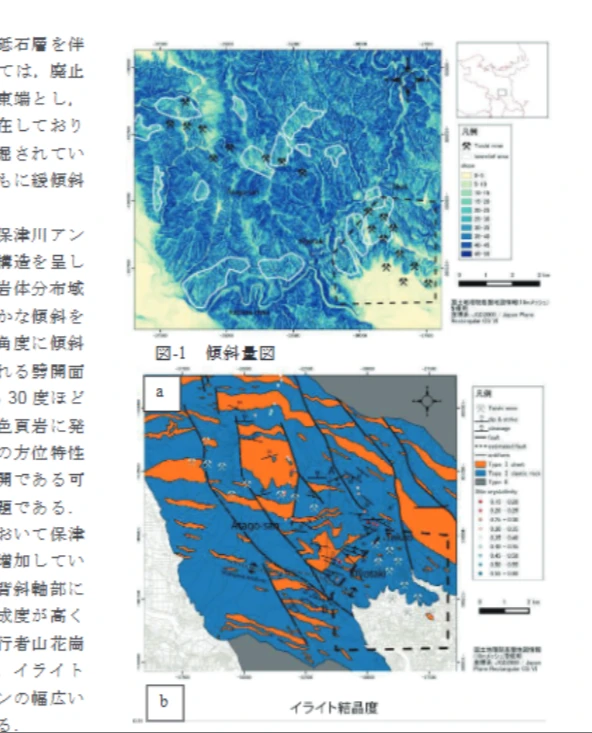
#> input picture source/paper_fig1_fig2.webp, 592 x 733 px
$ python extract.py
#> lines starting #> are read from the running program, lines starting #| are printed output that depends on the picture; after the words box and inside, x2 and y2 are one past the last pixel; in counts of white or black regions, pixels touching at a corner belong together
"""論文の図-2(a) 地質図から、地層の帯（Type 1 チャート / Type 2 砕屑岩）と砥石山の記号を抜き出す。

出力は図の画素座標（左上原点）。実座標への変換は georef.mjs が Maplat TIN で行う。
使い方: python3 tools/extract.py
"""
import json
from pathlib import Path

import cv2
import numpy as np
from PIL import Image

ROOT = Path(__file__).resolve().parent.parent
SRC = ROOT / "source" / "paper_fig1_fig2.webp"
CROP = (128, 372, 462, 668)  # 図-2(a) の範囲（元画像の画素）
SCALE = 3                    # 見やすさのため 3 倍に拡大した画像を基準座標にする
OUT = ROOT / "data" / "build"
OUT.mkdir(parents=True, exist_ok=True)

im = Image.open(SRC).convert("RGB").crop(CROP)
big = im.resize((im.width * SCALE, im.height * SCALE), Image.LANCZOS)
fig_dir = ROOT / "data" / "figure"
fig_dir.mkdir(parents=True, exist_ok=True)
big.save(fig_dir / "fig2a.png")

a = np.asarray(big).astype(int)
r, g, b = a[..., 0], a[..., 1], a[..., 2]
masks = {
    # 凡例: Type 1 chert（オレンジ）, Type 2 clastic rock（青）
    "type1_chert": (r > 190) & (g > 70) & (g < 175) & (b < 90),
    "type2_clastic": (b > 140) & (r < 100) & (g > 60),
}


def polygons(mask, min_area):
#> called with min_area = 60
    m = mask.astype(np.uint8) * 255
#> m: shape (888, 1002); 9.5% white; 52 white regions (8 under 20 px), largest, box (x1, y1, x2, y2) and area: (805, 326, 982, 570) 17836, (340, 195, 507, 347) 16779, (270, 60, 557, 161) 10051
    m = cv2.morphologyEx(m, cv2.MORPH_CLOSE, np.ones((7, 7), np.uint8))
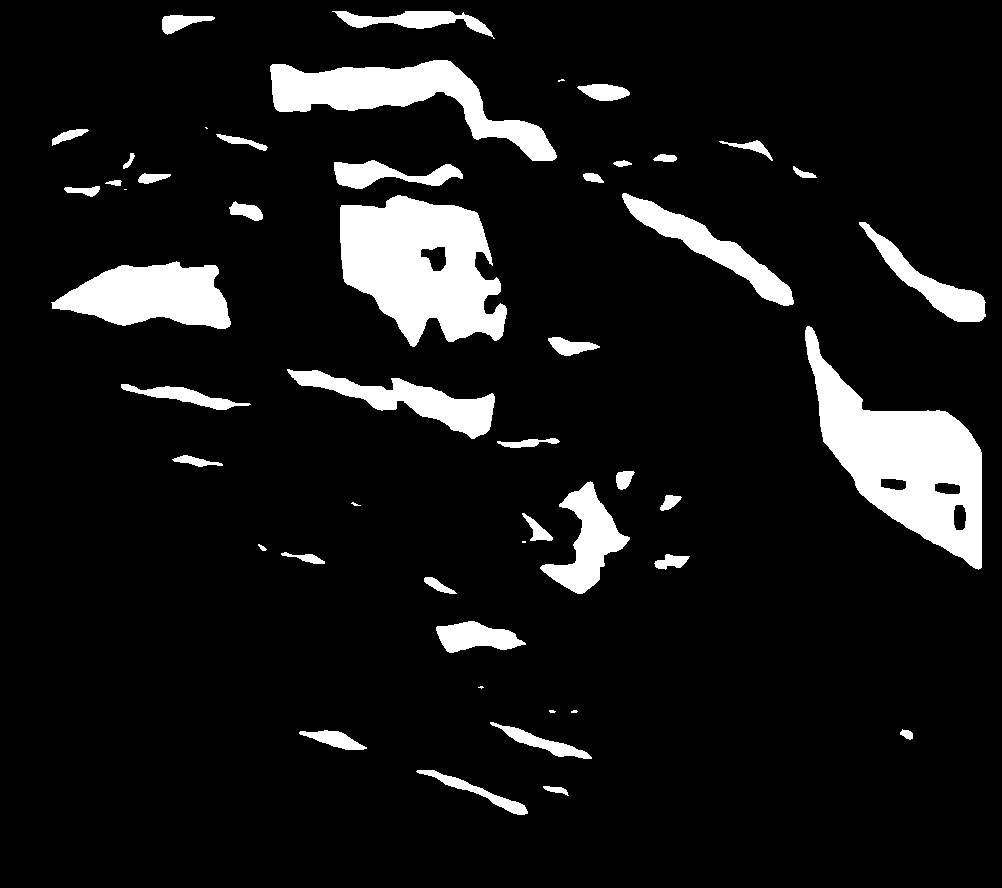
#> m: shape (888, 1002); 9.6% white; 49 white regions (8 under 20 px)
    contours, hierarchy = cv2.findContours(m, cv2.RETR_CCOMP, cv2.CHAIN_APPROX_SIMPLE)
#> contours = 53 contours, 8 with area under 20; largest, box (x1, y1, x2, y2) and area: (805, 326, 982, 570) 18306, (340, 195, 507, 347) 16994, (270, 60, 557, 161) 9728, (51, 261, 231, 329) 7881, (287, 369, 495, 439) 4555
    out = []
    if hierarchy is None:
        return out
    for i, c in enumerate(contours):
        if hierarchy[0][i][3] != -1 or cv2.contourArea(c) < min_area:
            continue  # 穴は親と一緒に扱う
        ring = cv2.approxPolyDP(c, 1.5, True).reshape(-1, 2).tolist()
        holes = []
        child = hierarchy[0][i][2]
        while child != -1:
            hc = contours[child]
            # ⚒ 記号や文字でできた小さな穴（〜記号数個分）は地層の一部として埋める
            if cv2.contourArea(hc) >= max(min_area, 900):
                holes.append(cv2.approxPolyDP(hc, 1.5, True).reshape(-1, 2).tolist())
            child = hierarchy[0][child][0]
        if len(ring) >= 3:
            out.append({"rings": [ring] + [h for h in holes if len(h) >= 3], "area_px": float(cv2.contourArea(c))})
#> this loop made 53 passes
#> ring on passes 3, 4, 10, 17, 38, 41: [[299, 732], [300, 734], [345, 749], [366, 748], [338, 731]], [[902, 729], [900, 734], [906, 738], [912, 738], [910, 731]], [[424, 578], [426, 583], [437, 590], [456, 593], [432, 577]], [[681, 497], [666, 495], [660, 509], [670, 508]], [[583, 174], [586, 180], [603, 182], [597, 174]], [[631, 164], [624, 160], [613, 163], [618, 166]]
#> after the loop, out = 38 items
    return out


units = {k: polygons(v, 60 if k == "type1_chert" else 400) for k, v in masks.items()}
#> call 2 of polygons, with min_area = 400
#> in polygons (call 2), `m = mask.astype(np.uint8) * 255`: m: shape (888, 1002); 39.4% white; 56 white regions (13 under 20 px), largest, box (x1, y1, x2, y2) and area: (51, 317, 785, 888) 118025, (160, 10, 628, 378) 59462, (563, 456, 986, 721) 45481
#> in polygons (call 2), `m = cv2.morphologyEx(m, cv2.MORPH_CLOSE, np.ones((7, 7), np.uint8))`:
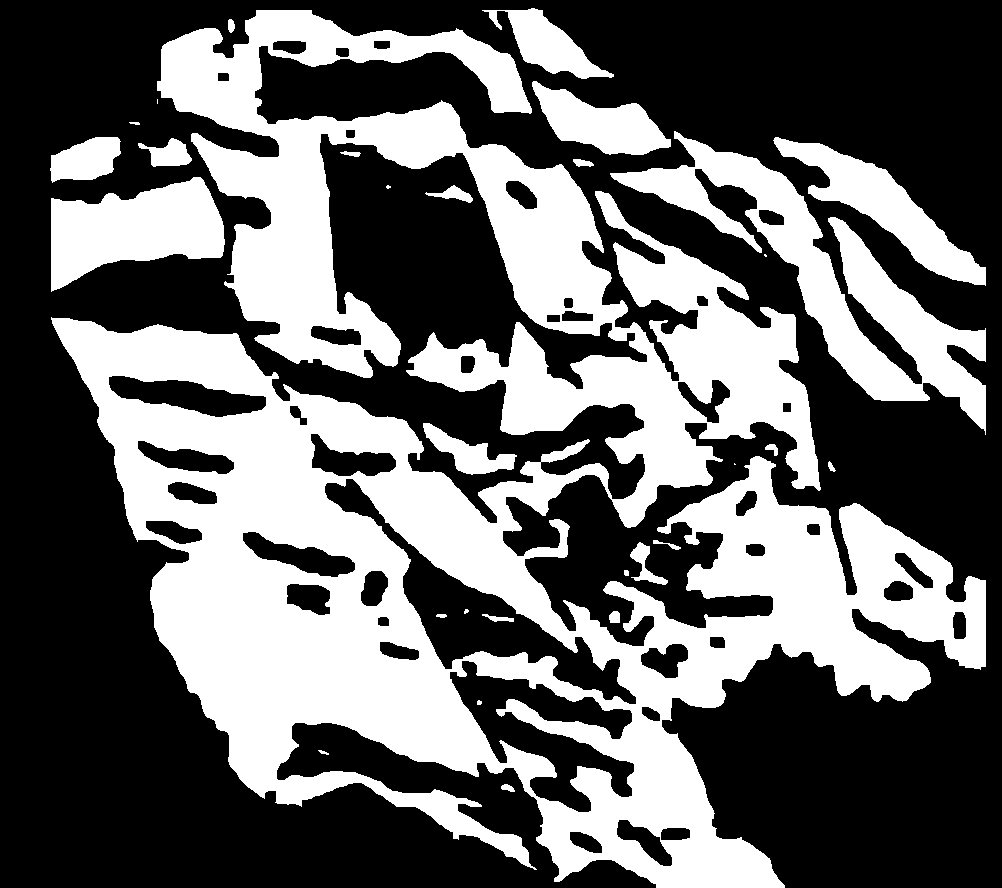
#> m: shape (888, 1002); 40.1% white; 30 white regions (5 under 20 px)
#> in polygons (call 2), `contours, hierarchy = cv2.findContours(m, cv2.RETR_CCOMP, cv2.CHAIN_AP..`: contours = 70 contours, 9 with area under 20; largest, box (x1, y1, x2, y2) and area: (51, 10, 986, 888) 334214, (610, 131, 986, 435) 25222, (324, 478, 637, 705) 13430, (51, 177, 225, 292) 11986, (449, 660, 635, 813) 11284
#> the loop in polygons (call 2), `for i, c in enumerate(contours):` made 70 passes
#> c on passes 11, 27: [[734, 463], [734, 464], [735, 464]], [[157, 99], [157, 103]]
#> after the loop in polygons (call 2), `for i, c in enumerate(contours):`: out = 10 items
#> units = 2 items

# 凡例の灰色「Type II」（Ⅱ型地層群）。背景地図の灰色と区別するため、大きな塊（5000px 以上）だけを使う
grey = ((abs(r - g) < 14) & (abs(g - b) < 14) & (r > 95) & (r < 175)).astype(np.uint8)
#> grey: shape (888, 1002); values 0 (black) and 1 (white), 7.8% white; 1102 white regions (942 under 20 px), largest, box (x1, y1, x2, y2) and area: (549, 4, 994, 261) 45143, (300, 800, 540, 888) 9611, (42, 7, 254, 126) 1488
grey = cv2.morphologyEx(grey, cv2.MORPH_OPEN, np.ones((5, 5), np.uint8))
#> grey: shape (888, 1002); values 0 (black) and 1 (white), 6.3% white; 32 white regions, largest, box (x1, y1, x2, y2) and area: (564, 5, 991, 236) 42905, (303, 801, 487, 888) 9158, (43, 11, 53, 117) 587
n, lab, st, _ = cv2.connectedComponentsWithStats(grey, 8)
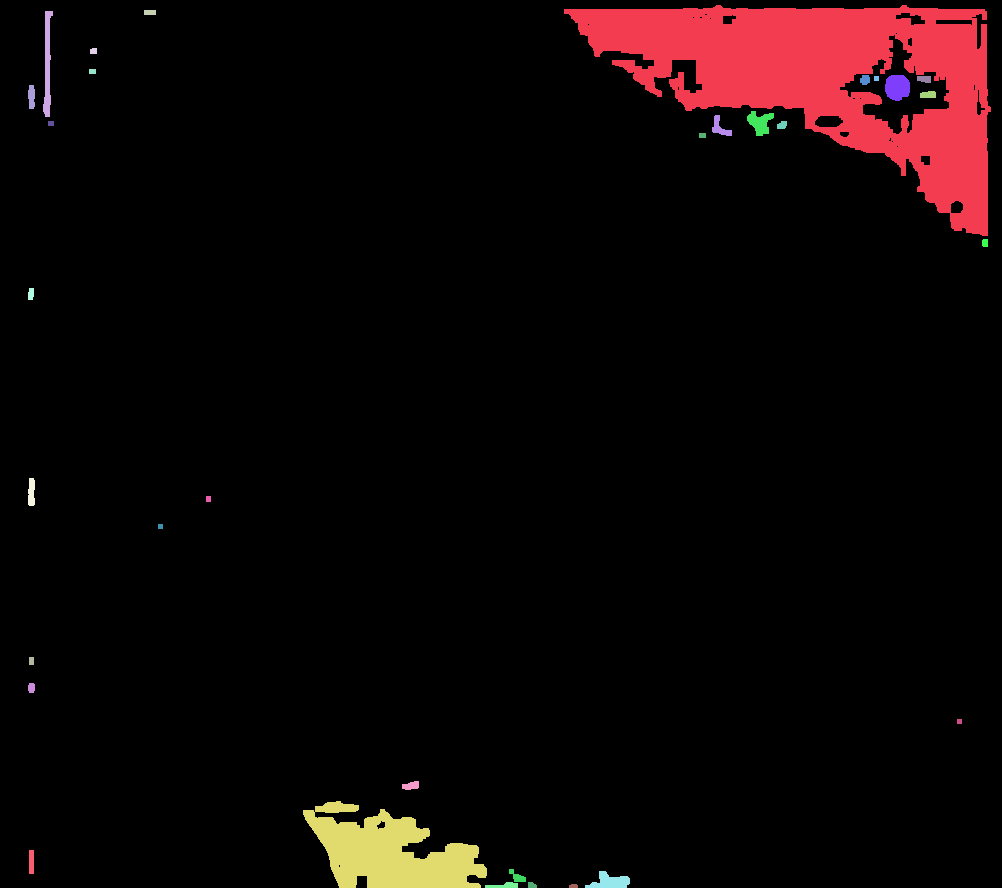
#> lab: shape (888, 1002) int32; 33 distinct labels, from 0 to 32; one colour per label, 0 black
#> n = 33; st = 33 rows, first 6: [0, 0, 1002, 888, 833835], [564, 5, 427, 231, 42905], [43, 11, 10, 106, 587], [144, 10, 12, 5, 60], [90, 48, 7, 6, 40], [89, 69, 7, 5, 35]
type2_mask = np.isin(lab, [i for i in range(1, n) if st[i][4] >= 5000])
#> type2_mask: shape (888, 1002) bool; 5.9% white; 2 white regions, box (x1, y1, x2, y2) and area: (564, 5, 991, 236) 42905, (303, 801, 487, 888) 9158
units["type2_group"] = polygons(type2_mask, 5000)
#> in polygons (call 3), `m = cv2.morphologyEx(m, cv2.MORPH_CLOSE, np.ones((7, 7), np.uint8))`: m: shape (888, 1002); 6% white; 2 white regions
#> in polygons (call 3), `contours, hierarchy = cv2.findContours(m, cv2.RETR_CCOMP, cv2.CHAIN_AP..`: contours = 10 contours; largest, box (x1, y1, x2, y2) and area: (564, 5, 991, 236) 48662, (303, 801, 487, 888) 9159, (844, 39, 948, 134) 4258, (671, 59, 697, 91) 556, (816, 115, 841, 128) 270

# 砥石山の記号（⚒）：色の付いた地層の中にある、白っぽい小さな点
# 記号は白だが、縮小・圧縮でにじんで地層の色と混ざった「明るい点」になっている
white = ((r + g + b > 470) & ~((r > 215) & (g > 215) & (b > 215) & False)).astype(np.uint8)
#> white: shape (888, 1002); values 0 (black) and 1 (white), 22.9% white; 41 white regions (21 under 20 px), largest, box (x1, y1, x2, y2) and area: (0, 0, 1002, 888) 192122, (49, 15, 155, 116) 10376, (474, 251, 487, 265) 99
colored = (masks["type1_chert"] | masks["type2_clastic"]).astype(np.uint8)
n, lab, stats, cent = cv2.connectedComponentsWithStats(white, 8)
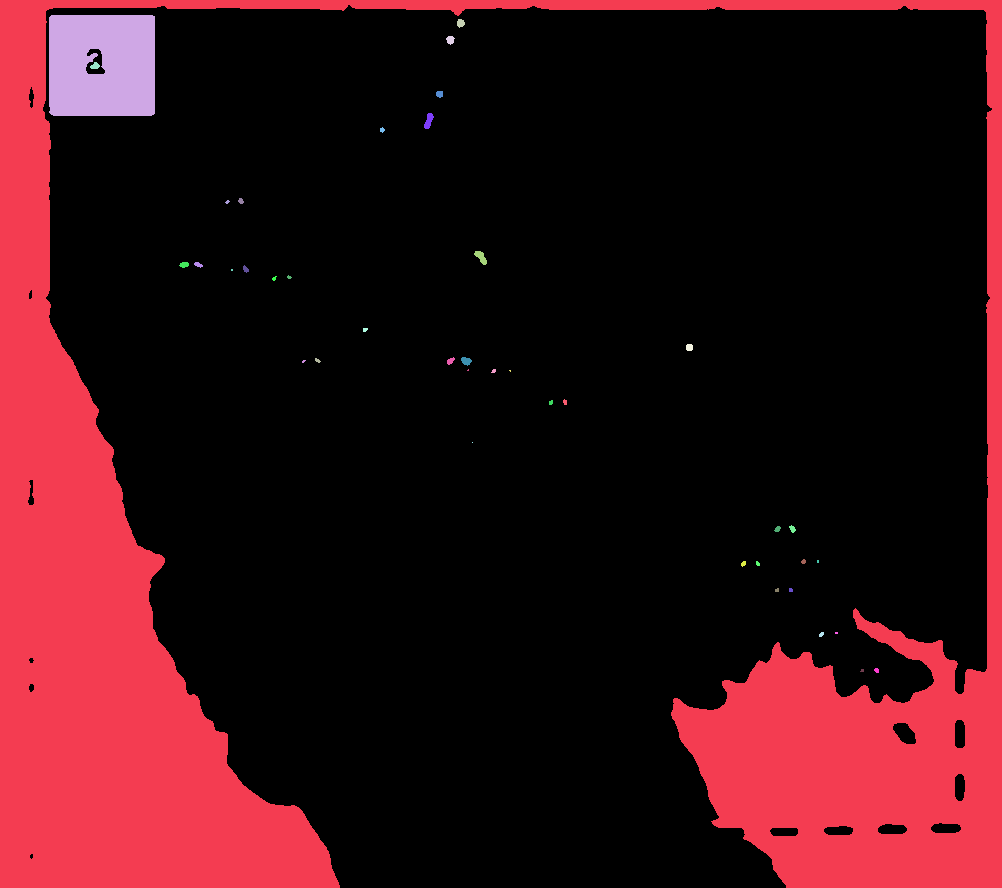
#> lab: shape (888, 1002) int32; 42 distinct labels, from 0 to 41; one colour per label, 0 black
#> n = 42; stats = 42 rows, first 6: [28, 5, 964, 883, 686223], [0, 0, 1002, 888, 192122], [49, 15, 106, 101, 10376], [457, 19, 8, 9, 54], [446, 36, 9, 9, 56], [90, 62, 10, 7, 48]; cent = 42 pairs, first value 94.67 to 876.2, second value 22.72 to 670.1
ring_kernel = np.ones((15, 15), np.uint8)
mines = []
for i in range(1, n):
    x, y, w, h, area = stats[i]
    if not (4 <= area <= 260 and w <= 28 and h <= 28):
        continue
    blob = (lab == i).astype(np.uint8)
    around = cv2.dilate(blob, ring_kernel) - blob
    if colored[around > 0].mean() < 0.5:
        continue  # 背景地図（白地）の一部は除く
    mines.append({"x": float(cent[i][0]), "y": float(cent[i][1]), "area_px": int(area)})
#> this loop made 41 passes
#> (x, y, w, h, area) on passes 1, 2, 3, 4, 5, 6, 7, 8, 9, 11, 12, 13: (0, 0, 1002, 888, 192122), (49, 15, 106, 101, 10376), (457, 19, 8, 9, 54), (446, 36, 9, 9, 56), (90, 62, 10, 7, 48), (436, 91, 7, 7, 42), (424, 113, 10, 16, 96), (380, 127, 5, 6, 20), (238, 198, 6, 6, 26), (474, 251, 13, 14, 99), (179, 262, 10, 6, 45), (194, 262, 9, 6, 33)
#> blob: shape (888, 1002); values 0 (black) and 1 (white), 0% white; 1 white region, box (x1, y1, x2, y2) and area: (874, 668, 879, 673) 20
#> after the loop, mines = 32 items

# ⚒ は2本のつるはしが別々の点に分かれやすいので、近い点（20px 以内）をまとめる
merged = []
for m in sorted(mines, key=lambda m: (m["y"], m["x"])):
    for g in merged:
        if (g["x"] - m["x"]) ** 2 + (g["y"] - m["y"]) ** 2 < 20 ** 2:
            k = g["n"]
            g["x"], g["y"], g["n"] = (g["x"] * k + m["x"]) / (k + 1), (g["y"] * k + m["y"]) / (k + 1), k + 1
            break
    else:
        merged.append({**m, "n": 1})
#> this loop made 32 passes
#> m on passes 1 to 12: {'x': 460.2, 'y': 22.72, 'area_px': 54}, {'x': 449.9, 'y': 39.52, 'area_px': 56}, {'x': 439.2, 'y': 93.67, 'area_px': 42}, {'x': 428.3, 'y': 120.5, 'area_px': 96}, {'x': 381.8, 'y': 129.5, 'area_px': 20}, {'x': 240.5, 'y': 200.6, 'area_px': 26}, {'x': 480.6, 'y': 256.8, 'area_px': 99}, {'x': 197.9, 'y': 264.3, 'area_px': 33}, {'x': 183.8, 'y': 264.3, 'area_px': 45}, {'x': 245.3, 'y': 268.7, 'area_px': 30}, {'x': 288.8, 'y': 276.8, 'area_px': 13}, {'x': 273.9, 'y': 278.1, 'area_px': 15}
#> after the loop, g = {'x': 869, 'y': 670, 'area_px': 20, 'n': 2}; merged = 21 items
mines = [{"id": i + 1, "x": round(g["x"], 1), "y": round(g["y"], 1)} for i, g in enumerate(merged)]
#> mines = 21 items

json.dump({"width": big.width, "height": big.height, "units": units, "mines": mines},
          open(OUT / "figure_features.json", "w"), ensure_ascii=False)
print("size", big.size, {k: len(v) for k, v in units.items()}, "mines", len(mines))
#| size (1002, 888) {'type1_chert': 38, 'type2_clastic': 10, 'type2_group': 2} mines 21

# 確認用の画像
dbg = big.copy()
d = np.asarray(dbg).copy()
for m in mines:
    cv2.circle(d, (int(m["x"]), int(m["y"])), 9, (255, 0, 255), 2)
#> this loop made 21 passes
#> m on passes 1 to 12: {'id': 1, 'x': 455.1, 'y': 31.1}, {'id': 2, 'x': 439.2, 'y': 93.7}, {'id': 3, 'x': 428.3, 'y': 120.5}, {'id': 4, 'x': 381.8, 'y': 129.5}, {'id': 5, 'x': 240.5, 'y': 200.6}, {'id': 6, 'x': 480.6, 'y': 256.8}, {'id': 7, 'x': 190.8, 'y': 264.3}, {'id': 8, 'x': 245.3, 'y': 268.7}, {'id': 9, 'x': 281.3, 'y': 277.4}, {'id': 10, 'x': 364.7, 'y': 329.3}, {'id': 11, 'x': 689, 'y': 347}, {'id': 12, 'x': 317.2, 'y': 360.1}
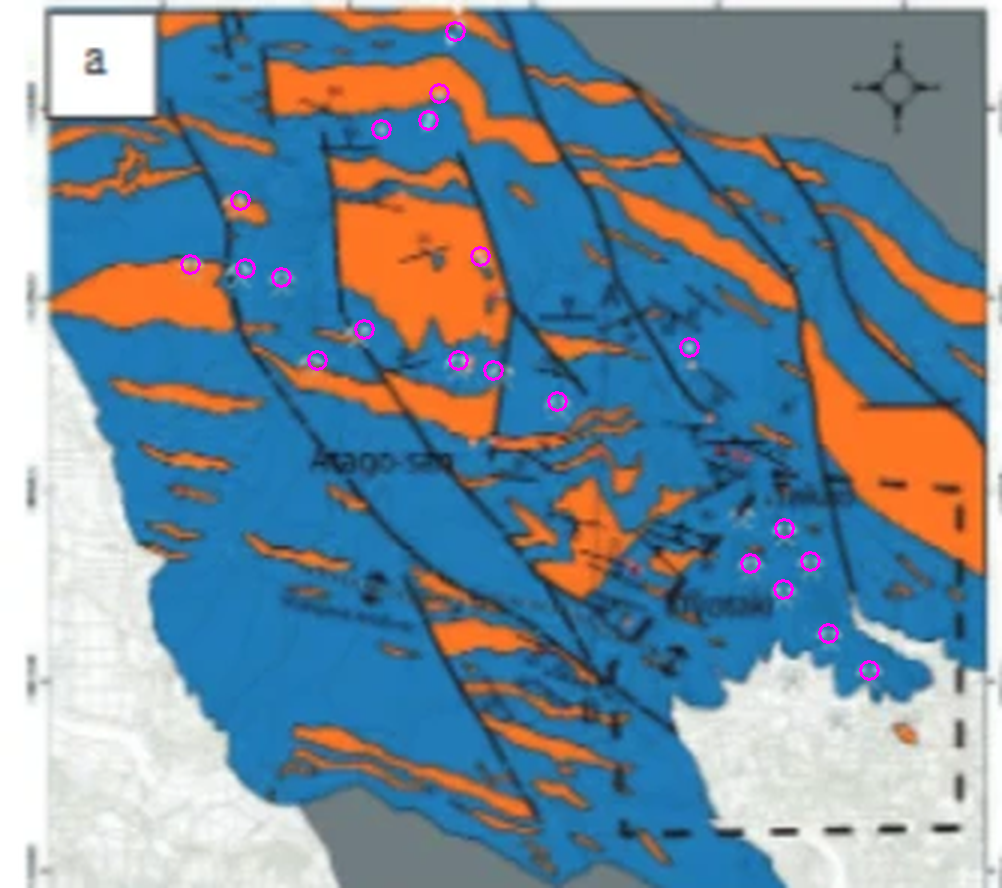
#> d: shape (888, 1002, 3); mean R, G, B 115.6, 139.6, 156.3
Image.fromarray(d).save(OUT / "_check_mines.png")
